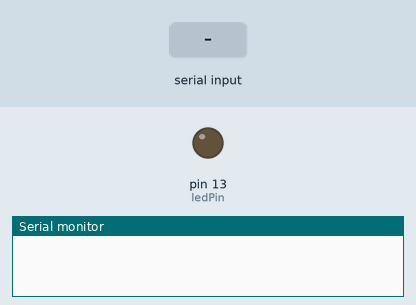
Bench run of a sketch on a simulated Arduino Uno, built with avr-gcc and run on an emulated ATmega328P. Parts: output pins drawn as LEDs (lit = HIGH), the last lines printed to the serial monitor. Inputs (shaded band) come from the test bench.

Above: at 1.2 s.
1.3 s: "LED:1" received over the second serial link
At 3.5 s:
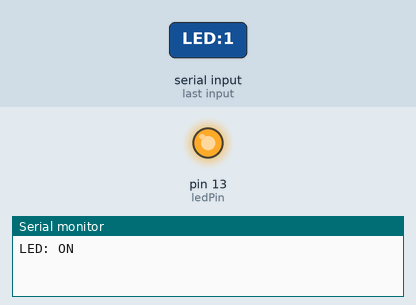
3.8 s: "LED:0" received over the second serial link
At 5.5 s:
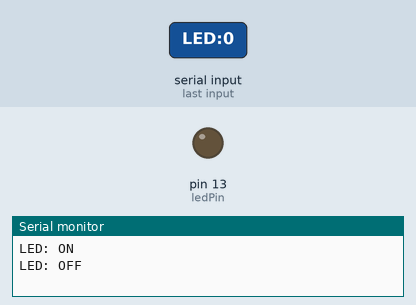
Timing chart, 0 to 7.0 s (numbered marks = the images above; inputs shaded):
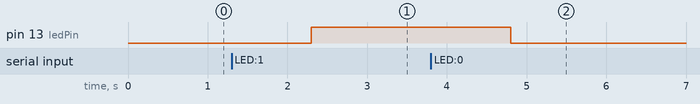

The sketch:

Bot.ino
```cpp
// # Notice
// HC-05 module is used here.
/*

Pin config

+--------+-------------+
| HC-05  | Arduino UNO |
|--------+-------------+
| GND    | GND         |
| VCC    | 5V          |
| RXD    | pin 11      |
| TXD    | pin 10      |
+--------+-------------+

Disconnect the RX and TX pin of HC-05 from arduino before code upload and connect back after code upload.
use Arduino bluetooth Controller
By Tirtharaj Sinha


T0 Enter AT Command Mode
---------------------------

There is a pushbutton near to the EN pin of Bluetooth Module. Press that button and hold. Then connect the Arduino Uno to computer. Then release the button.

Then the LED on the Bluetooth Module start blinking with the inter well of 2 seconds. This indicates now the Bluetooth Module in command mode.

*/

#include <SoftwareSerial.h>

#define ledPin 13

SoftwareSerial EEBlue(10, 11);  // RX | TX
String MACadd = "30:C6:F7:14:ED:8A";

int data = 0;
char name[10] = "BTSlave";
char baud = '4';  //4 = 9600 baud


void setup() {
  pinMode(ledPin, OUTPUT);
  digitalWrite(ledPin, LOW);
  Serial.begin(9600);  //default baud rate for bt 38400
  EEBlue.begin(9600);
}
void loop() {
  if (EEBlue.available() > 0) {                 // Checks whether data is comming from the serial port
    String terminalText = EEBlue.readString();  // Reads the data from the Softserial port
    terminalText.trim();

    if (terminalText.substring(0) == "LED:0") {
      digitalWrite(ledPin, LOW);  // Turn LED OFF
      Serial.println("LED: OFF");
      EEBlue.println("LED: OFF");
    } else if (terminalText.substring(0) == "LED:1") {
      digitalWrite(ledPin, HIGH);
      Serial.println("LED: ON");
      EEBlue.println("LED: ON");

    } else if(terminalText.indexOf("DIREC") >= 0) {
      Serial.print("Direction Received : ");
      Serial.println(terminalText);
    } else {
      Serial.println(terminalText);
      // EEBlue.println(terminalText);
    }
  }
}
```

Measured:
- after the input at 1.3 s, pin 13 (ledPin): LOW → HIGH after 1.0 s
- after the input at 3.8 s, pin 13 (ledPin): HIGH → LOW after 1.0 s
